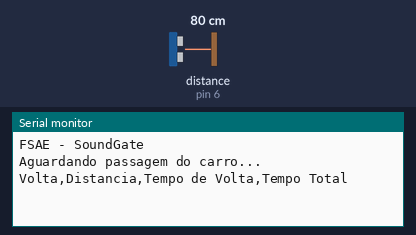
This sketch was run on a simulated Arduino Uno, built with avr-gcc and run on an emulated ATmega328P. On the bench: the last lines printed to the serial monitor. Wiring (inferred from the names in the program): ultrasonic range finder: trigger pin 5; echo pin 6. Inputs (shaded band) come from the test bench; at power-on: distance to the obstacle (sensor on pin 6) 80 cm. The echo pulse lasts 58.3 µs per cm.

Above: at 1.2 s.
1.3 s: distance to the obstacle (sensor on pin 6) set to 35 cm
At 3.5 s:
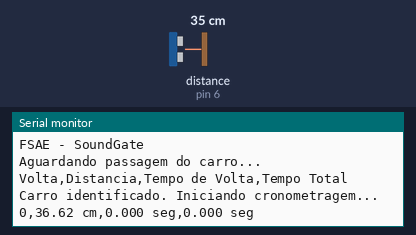
4.3 s: distance to the obstacle (sensor on pin 6) set to 60 cm
At 6.5 s:
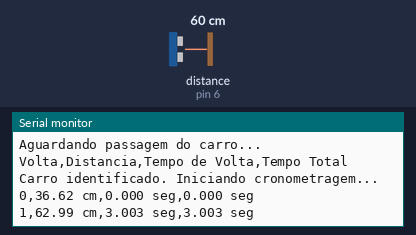

The sketch:

SoundGate_Firmware.ino
```cpp
/*
 * SoundGate - Firmware Simplificado para Dashboard
 * Descrição: Este código mede o tempo de voltas de um carro usando um
 * sensor ultrassônico e envia os dados formatados via serial.
 * A primeira detecção do carro inicia a contagem de tempo e registra a primeira volta.
 */

// Inclui a biblioteca do sensor (necessária no mesmo diretório ou na pasta de bibliotecas do Arduino)
#include "Ultrasonic.h" // Certifique-se que os arquivos Ultrasonic.h e Ultrasonic.cpp estão disponíveis

// --- Configurações ---
#define PINO_TRG  5 // Pino Trigger do sensor ultrassônico
#define PINO_ECHO 6 // Pino Echo do sensor ultrassônico

// Faixa de distância em cm para detectar o carro
const float DISTANCIA_MINIMA = 20.0;
const float DISTANCIA_MAXIMA = 100.0;

// Tempo de "debounce" em milissegundos para evitar dupla contagem na mesma passagem
const unsigned long TEMPO_DEBOUNCE = 3000;

// --- Variáveis Globais ---
Ultrasonic ultrasonic(PINO_TRG, PINO_ECHO);

int voltas = 0;
unsigned long tempoInicial = 0;
unsigned long tempoDaUltimaVolta = 0;
unsigned long tempoUltimaDeteccao = 0;

void setup() {
  Serial.begin(9600);

  // Mensagens iniciais
  Serial.println("FSAE - SoundGate");
  Serial.println("Aguardando passagem do carro...");

  // Cabeçalho para CSV
  Serial.println("Volta,Distancia,Tempo de Volta,Tempo Total");
}

void loop() {
  // Faz a leitura da distância
  long microsec = ultrasonic.timing();
  float distanciaCm = ultrasonic.convert(microsec, Ultrasonic::CM);

  // Verifica se o carro está na área de detecção
  if (distanciaCm > DISTANCIA_MINIMA && distanciaCm < DISTANCIA_MAXIMA) {

    // Verifica se o tempo de debounce já passou desde a última detecção
    if (millis() - tempoUltimaDeteccao > TEMPO_DEBOUNCE) {

      unsigned long tempoAtual = millis();

      // Se for a primeira volta, inicializa os contadores de tempo
      if (voltas == 0) {
        tempoInicial = tempoAtual;
        tempoDaUltimaVolta = tempoAtual;
        Serial.println("Carro identificado. Iniciando cronometragem...");
      }

      // Calcula os tempos
      unsigned long tempoDeVoltaMs = tempoAtual - tempoDaUltimaVolta;
      unsigned long tempoTotalMs = tempoAtual - tempoInicial;

      // --- Impressão dos Dados no formato CSV ---

      // Volta
      Serial.print(voltas);
      Serial.print(",");

      // Distância
      Serial.print(distanciaCm);
      Serial.print(" cm");
      Serial.print(",");

      // Tempo de Volta (em segundos com 3 casas decimais)
      Serial.print(tempoDeVoltaMs / 1000);
      Serial.print(".");
      if (tempoDeVoltaMs % 1000 < 100) Serial.print("0");
      if (tempoDeVoltaMs % 1000 < 10) Serial.print("0");
      Serial.print(tempoDeVoltaMs % 1000);
      Serial.print(" seg");
      Serial.print(",");

      // Tempo Total (formato X min Y seg)
      Serial.print(tempoTotalMs / 1000);
      Serial.print(".");
      if (tempoTotalMs % 1000 < 100) Serial.print("0");
      if (tempoTotalMs % 1000 < 10) Serial.print("0");
      Serial.print(tempoTotalMs % 1000);
      Serial.println(" seg");

      // Atualiza os marcadores de tempo para a próxima volta
      tempoDaUltimaVolta = tempoAtual;
      tempoUltimaDeteccao = tempoAtual;

      // Incrementa o número de voltas
      voltas++;
    }
  }
}
```

Ultrasonic.h
```cpp
/*
 * Ultrasonic.h - Library for HC-SR04 Ultrasonic Sensing Module.
 *
 * With ideas from:
 *   Created by ITead studio. Alex, Apr 20, 2010.
 *   iteadstudio.com
 *
 * SVN Keywords
 * ----------------------------------
 * $Author: cnobile $
 * $Date: 2011-12-07 21:49:14 -0500 (Wed, 07 Dec 2011) $
 * $Revision: 38 $
 * ----------------------------------
 *
 * Thank you to Rowan Simms for pointing out the change in header name with
 * Arduino version 1.0 and up.
 *
 */

#ifndef ULTRASONIC_H
#define ULTRASONIC_H

#include <stddef.h>


// Undefine COMPILE_STD_DEV if you don't want Standard Deviation.
#define COMPILE_STD_DEV


typedef struct bufferCtl
    {
    float *pBegin;
    float *pIndex;
    size_t length;
    bool filled;
    } BufCtl;

class Ultrasonic
    {
    public:
    Ultrasonic(int tp, int ep);
    long timing();
    float convert(long microsec, int metric);
    void setDivisor(float value, int metric);
    static const int IN = 0;
    static const int CM = 1;

#ifdef COMPILE_STD_DEV
    bool sampleCreate(size_t size, ...);
    void sampleClear();
    float unbiasedStdDev(float value, size_t bufNum);
#endif // COMPILE_STD_DEV

    private:
    int _trigPin;
    int _echoPin;
    float _cmDivisor;
    float _inDivisor;

#ifdef COMPILE_STD_DEV
    size_t _numBufs;
    BufCtl *_pBuffers;
    void _sampleUpdate(BufCtl *buf, float msec);
    void _freeBuffers();
#endif // COMPILE_STD_DEV
    };

#endif // ULTRASONIC_H

/*
 * Ultrasonic.cpp - Library for HC-SR04 Ultrasonic Sensing Module.
 *
 * With ideas from:
 *   Created by ITead studio. Apr 20, 2010.
 *   iteadstudio.com
 *
 * SVN Keywords
 * ----------------------------------
 * $Author: cnobile $
 * $Date: 2011-10-08 21:07:42 -0400 (Sat, 08 Oct 2011) $
 * $Revision: 35 $
 * ----------------------------------
 *
 * Centimeters Divisor
 * =========== =======
 *  15.875     26.9029
 *  46.355     27.6233
 *  92.075     28.1949
 * 137.795     28.4717
 * 183.515     28.5584
 * 229.235     28.5936
 * 274.955     28.7194
 *
 * Inches      Divisor
 * ======      =======
 *   6.25      68.3333
 *  18.25      70.1633
 *  36.25      71.6152
 *  54.25      72.3182
 *  72.25      72.5384
 *  90.25      72.6277
 * 108.25      72.9473
 */

#include <stdlib.h>
#include <string.h>


Ultrasonic::Ultrasonic(int tp, int ep)
    {
    pinMode(tp, OUTPUT);
    pinMode(ep, INPUT);
    _trigPin = tp;
    _echoPin = ep;
    _cmDivisor = 27.6233;
    _inDivisor = 70.1633;
    }

long Ultrasonic::timing()
    {
    digitalWrite(_trigPin, LOW);
    delayMicroseconds(2);
    digitalWrite(_trigPin, HIGH);
    delayMicroseconds(10);
    digitalWrite(_trigPin, LOW);
    return pulseIn(_echoPin, HIGH);
    }

float Ultrasonic::convert(long microsec, int metric)
    {
    // microsec / 29 / 2;
    if(metric) return microsec / _cmDivisor / 2.0;  // CM
    // microsec / 74 / 2;
    else return microsec / _inDivisor / 2.0;  // IN
    }

void Ultrasonic::setDivisor(float value, int metric)
    {
    if(metric) _cmDivisor = value;
    else _inDivisor = value;
    }

#ifdef COMPILE_STD_DEV
bool Ultrasonic::sampleCreate(size_t numBufs, ...)
    {
    bool result = false;
    va_list ap;
    _numBufs = numBufs;

    if((_pBuffers = (BufCtl *) calloc(numBufs, sizeof(BufCtl))) != NULL)
        {
        va_start(ap, numBufs);
        BufCtl *buf;
        size_t smpSize;

        for(size_t i = 0; i < _numBufs; i++)
            {
            buf = &_pBuffers[i];
            smpSize = va_arg(ap, size_t);

            if((buf->pBegin = (float *) calloc(smpSize, sizeof(float))) != NULL)
                {
                buf->pIndex = buf->pBegin;
                buf->length = smpSize;
                buf->filled = false;
                result = true;
                }
            else
                {
                result = false;
                break;
                }
            }

        va_end(ap);
        }

    if(!result) _freeBuffers();
    return result;
    }

void Ultrasonic::sampleClear()
    {
    if(_pBuffers)
        {
        BufCtl *buf;

        for(size_t i = 0; i < _numBufs; i++)
            {
            buf = &_pBuffers[i];
            memset(buf, '\0', sizeof(float) * buf->length);
            buf->pIndex = buf->pBegin;
            buf->filled = false;
            }
        }
    }

float Ultrasonic::unbiasedStdDev(float value, size_t bufNum)
    {
    float result = 0.0;

    if(_pBuffers)
        {
        BufCtl *buf = &_pBuffers[bufNum];

        if(buf->length > 1)
            {
            _sampleUpdate(buf, float(value));

            if(buf->filled)
                {
                float sum = 0.0, mean, tmp;

                for(size_t i = 0; i < buf->length; i++)
                    sum += buf->pBegin[i];

                mean = sum / buf->length;
                sum = 0.0;

                for(size_t i = 0; i < buf->length; i++)
                    {
                    tmp = buf->pBegin[i] - mean;
                    sum += (tmp * tmp);
                    }

                result = sqrt(sum / (buf->length - 1));
                //Serial.print(bufNum);
                //Serial.print(" : ");
                //Serial.println(result);
                }
            }
        }

    return result;
    }

void Ultrasonic::_sampleUpdate(BufCtl *buf, float msec)
    {
    if(buf->pIndex >= (buf->pBegin + buf->length))
        {
        buf->pIndex = buf->pBegin;
        buf->filled = true;
        }

    *(buf->pIndex++) = msec;
    }

void Ultrasonic::_freeBuffers()
    {
    if(_pBuffers)
        {
        BufCtl *buf;

        for(size_t i = 0; i < _numBufs; i++)
            {
            buf = &_pBuffers[i];
            free(buf->pBegin);
            }

        free(_pBuffers);
        }
    }
#endif // COMPILE_STD_DEV
```

Measured:
- after the input at 1.3 s, the serial monitor: prints a new line after 1.8 s (image 1)
- after the input at 4.3 s, the serial monitor: prints a new line after 1.7 s (image 2)
